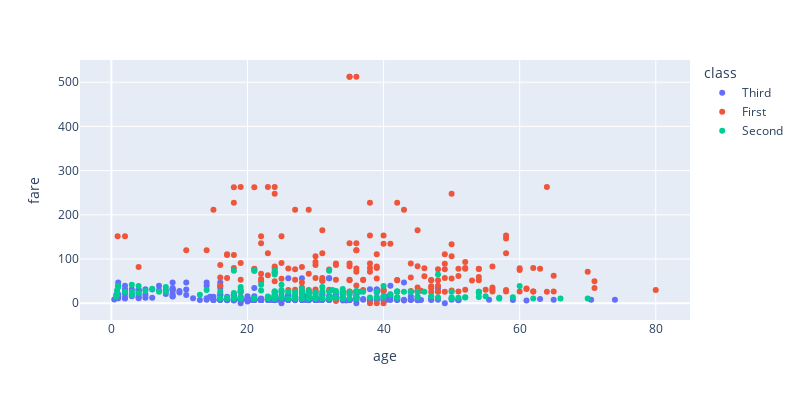

Source (notebook cell):
### Code cell
fig = px.scatter(df, x="age", y="fare", color="class", width=800, height=400)
fig.show()

### Figure 1 — Plotly figure (JSON) as saved in the notebook; plotly's stock layout.template omitted (floating-point values rounded to 4 significant figures; data arrays with more than 128 entries replaced by an {"elided": "..."} marker saying what was removed)
{"data": [{"hovertemplate": "class=Third<br>age=%{x}<br>fare=%{y}<extra></extra>", "legendgroup": "Third", "marker": {"color": "#636efa", "symbol": "circle"}, "mode": "markers", "name": "Third", "orientation": "v", "showlegend": true, "type": "scatter", "x": {"elided": "491 float values"}, "xaxis": "x", "y": {"elided": "491 float values"}, "yaxis": "y"}, {"hovertemplate": "class=First<br>age=%{x}<br>fare=%{y}<extra></extra>", "legendgroup": "First", "marker": {"color": "#EF553B", "symbol": "circle"}, "mode": "markers", "name": "First", "orientation": "v", "showlegend": true, "type": "scatter", "x": {"elided": "216 float values"}, "xaxis": "x", "y": {"elided": "216 float values"}, "yaxis": "y"}, {"hovertemplate": "class=Second<br>age=%{x}<br>fare=%{y}<extra></extra>", "legendgroup": "Second", "marker": {"color": "#00cc96", "symbol": "circle"}, "mode": "markers", "name": "Second", "orientation": "v", "showlegend": true, "type": "scatter", "x": {"elided": "184 float values"}, "xaxis": "x", "y": {"elided": "184 float values"}, "yaxis": "y"}], "layout": {"height": 400, "legend": {"title": {"text": "class"}, "tracegroupgap": 0}, "margin": {"t": 60}, "width": 800, "xaxis": {"anchor": "y", "domain": [0, 1], "title": {"text": "age"}}, "yaxis": {"anchor": "x", "domain": [0, 1], "title": {"text": "fare"}}}}
